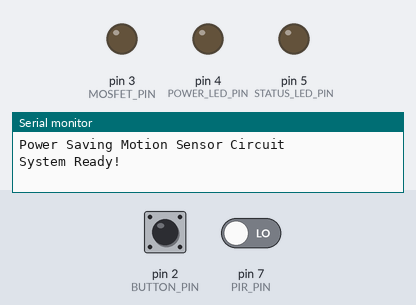
This sketch was run on a simulated Arduino Uno, built with avr-gcc and run on an emulated ATmega328P. On the bench: output pins drawn as LEDs (lit = HIGH), the last lines printed to the serial monitor. The inputs (shaded band) are chosen by the test bench; at power-on: pin 2 (BUTTON_PIN) HIGH, pin 7 (PIR_PIN) LOW.

Above: at 1.2 s.
1.3 s: pin 2 (BUTTON_PIN) pulled LOW for 0.15 s
At 2.2 s:
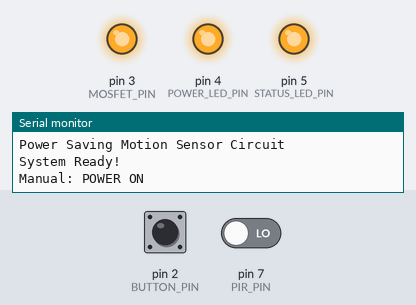
4.4 s: pin 2 (BUTTON_PIN) pulled LOW for 1 s
At 5.8 s:
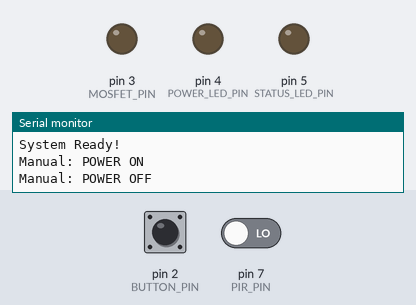
6.9 s: pin 7 (PIR_PIN) driven HIGH
At 7.7 s:
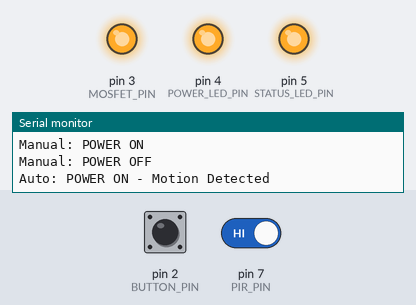
8.4 s: pin 7 (PIR_PIN) driven LOW
11.4 s: pin 2 (BUTTON_PIN) pulled LOW for 3.2 s
At 12.4 s:
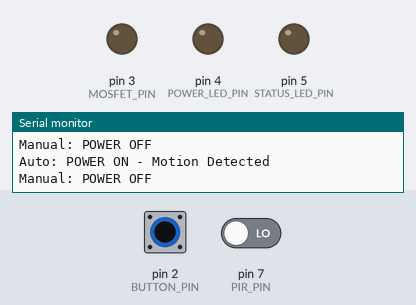
Timing chart, 0 to 14.4 s (numbered marks = the images above; inputs shaded):
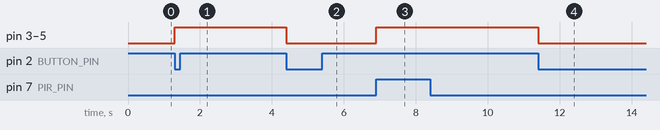

Measured:
- after the input at 1.3 s, pin 3 (MOSFET_PIN), pin 4 (POWER_LED_PIN), pin 5 (STATUS_LED_PIN): LOW → HIGH at once
- after the input at 4.4 s, pin 3 (MOSFET_PIN), pin 4 (POWER_LED_PIN), pin 5 (STATUS_LED_PIN): HIGH → LOW after 0.00 s instead of 1.9 s
- after the input at 6.9 s, pin 3 (MOSFET_PIN), pin 4 (POWER_LED_PIN), pin 5 (STATUS_LED_PIN): LOW → HIGH at once
- after the input at 8.4 s, every drawn part: stays the same
- after the input at 11.4 s, pin 3 (MOSFET_PIN), pin 4 (POWER_LED_PIN), pin 5 (STATUS_LED_PIN): HIGH → LOW after 0.01 s instead of 1.9 s

The sketch:

latching_switch.ino
```cpp
#define BUTTON_PIN 2
#define MOSFET_PIN 3
#define POWER_LED_PIN 4
#define STATUS_LED_PIN 5
#define PIR_PIN 7


bool powerState = false;
bool buttonPressed = false;
unsigned long lastMotionTime = 0;
unsigned long autoOffTimer = 5000; // 5 seconds

void setup() {
  Serial.begin(9600);
  Serial.println("Power Saving Motion Sensor Circuit");

  pinMode(BUTTON_PIN, INPUT_PULLUP);
  pinMode(MOSFET_PIN, OUTPUT);
  pinMode(POWER_LED_PIN, OUTPUT);
  pinMode(STATUS_LED_PIN, OUTPUT);
  pinMode(PIR_PIN, INPUT);

  digitalWrite(MOSFET_PIN, LOW);
  digitalWrite(POWER_LED_PIN, LOW);
  digitalWrite(STATUS_LED_PIN, LOW);

  Serial.println("System Ready!");
}

void loop() {

  bool motionDetected = digitalRead(PIR_PIN) == HIGH;

  if (digitalRead(BUTTON_PIN) == LOW && !buttonPressed) {
    buttonPressed = true;
    powerState = !powerState;
    lastMotionTime = millis(); // Reset timer when button pressed
    Serial.println(powerState ? "Manual: POWER ON" : "Manual: POWER OFF");
  }

  if (digitalRead(BUTTON_PIN) == HIGH) {
    buttonPressed = false;
  }

  if (motionDetected) {
    lastMotionTime = millis();
    if (!powerState) {
      powerState = true;
      Serial.println("Auto: POWER ON - Motion Detected");
    }
  }

  if (powerState && (millis() - lastMotionTime > autoOffTimer)) {
    powerState = false;
    Serial.println("Auto: POWER OFF - No Motion (5 seconds)");
  }

  digitalWrite(MOSFET_PIN, powerState);
  digitalWrite(POWER_LED_PIN, powerState);
  digitalWrite(STATUS_LED_PIN, powerState);

  delay(100);
}
```
